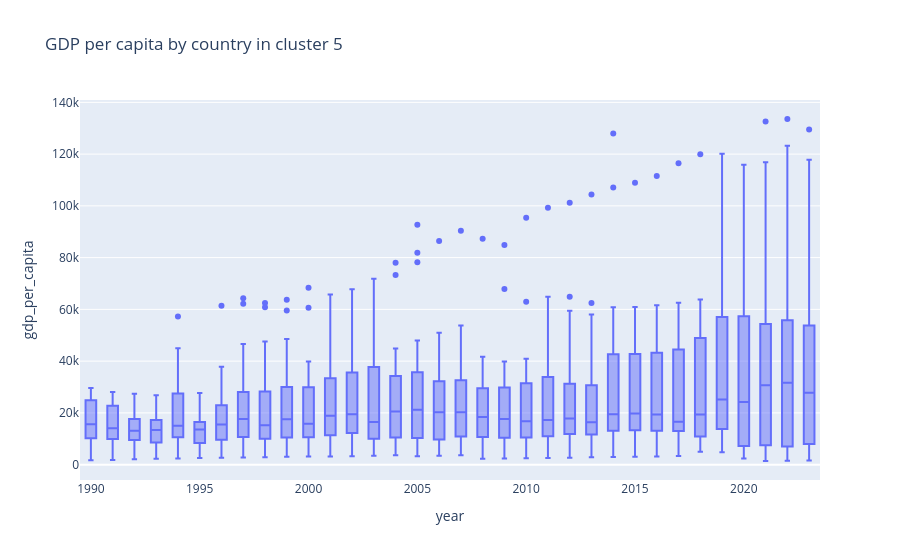

The cell this chart's notebook holds for it:
### Code cell
df_plot = (
    df_gdp_yearly
    .rename(columns={"GDP per capita": "gdp_per_capita"})
    .merge(df_map_analysis.merge(uf.df_country[["alpha-2", "alpha-3"]], left_on="country", right_on="alpha-2"), left_index=True, right_on=["alpha-3", "year"])
    [["country", "year", "alpha-3", "gdp_per_capita", "cluster"]]
)
px.box(df_plot.query("cluster == @cluster"), x="year", y="gdp_per_capita", hover_name="country", title=f"GDP per capita by country in cluster {cluster}")

### Figure 1 — Plotly figure (JSON) as saved in the notebook; plotly's stock layout.template omitted (floating-point values rounded to 4 significant figures; data arrays with more than 128 entries replaced by an {"elided": "..."} marker saying what was removed)
{"data": [{"alignmentgroup": "True", "hovertemplate": "<b>%{hovertext}</b><br><br>year=%{x}<br>gdp_per_capita=%{y}<extra></extra>", "hovertext": {"elided": "931 str values"}, "legendgroup": "", "marker": {"color": "#636efa"}, "name": "", "notched": false, "offsetgroup": "", "orientation": "v", "showlegend": false, "type": "box", "x": {"elided": "931 int values"}, "x0": " ", "xaxis": "x", "y": {"elided": "931 float values"}, "y0": " ", "yaxis": "y"}], "layout": {"boxmode": "group", "legend": {"tracegroupgap": 0}, "title": {"text": "GDP per capita by country in cluster 5"}, "xaxis": {"anchor": "y", "domain": [0, 1], "title": {"text": "year"}}, "yaxis": {"anchor": "x", "domain": [0, 1], "title": {"text": "gdp_per_capita"}}}}
